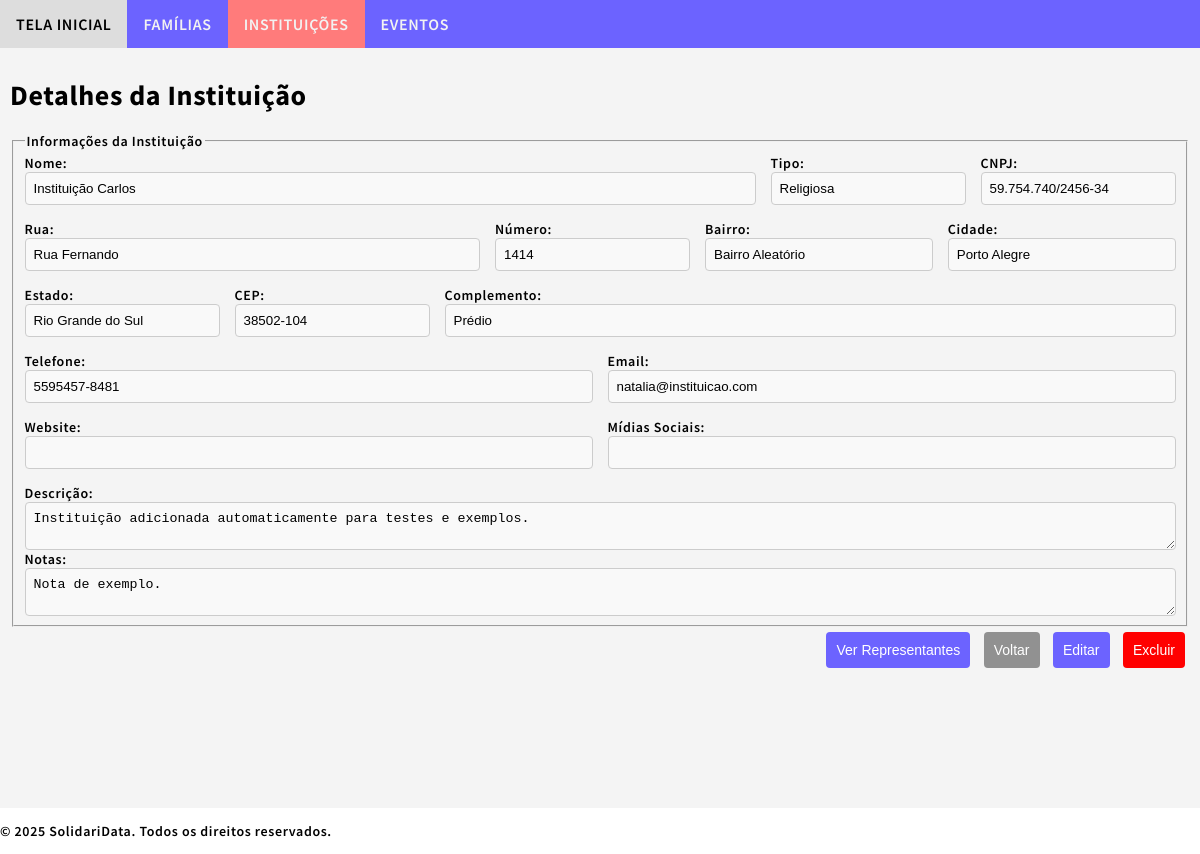
Page /sdata/institutions/18/ on the committed database.
### sdata/models.py (models this page shows, shortened)
class Institution(models.Model):
    institution_id = models.AutoField(primary_key=True)
    institution_name = models.CharField(max_length=100, db_index=True)
    institution_type = models.CharField(max_length=11, choices=[('comunitária', 'Comunitária'), ('privada', 'Privada'), ('pública', 'Pública'), ('religiosa', 'Religiosa'), ('outra', 'Outra')], blank=True)
    institution_cnpj = models.CharField(max_length=18, unique=True, blank=True)
    institution_address_street = models.CharField(max_length=65)
    institution_address_number = models.CharField(max_length=10)
    institution_address_neighborhood = models.CharField(max_length=65)
    institution_address_city = models.CharField(max_length=65)
    institution_address_state = models.CharField(max_length=2, choices=Family.BRAZILIAN_STATES, blank=True, default='SP')
    institution_address_zipcode = models.CharField(max_length=10, blank=True)
    institution_address_complement = models.CharField(max_length=255, blank=True)
    institution_phone = models.CharField(max_length=15, blank=True)
    institution_email = models.EmailField(blank=True)
    institution_website = models.URLField(blank=True)
    institution_social_media = models.CharField(max_length=255, blank=True)
    institution_description = models.TextField(blank=True)
    institution_note = models.TextField(blank=True)
    institution_created = models.DateTimeField(auto_now_add=True)
    institution_updated = models.DateTimeField(auto_now=True)

### sdata/views.py (the view)
# urls.py: path('sdata/institutions/<int:pk>/', views.institution_detail, name='institution_detail'),
def institution_detail(request, pk):
    institution = get_object_or_404(Institution, pk=pk)
    return render(request, 'sdata/institution_detail.html', {'institution': institution})

### sdata/templates/sdata/institution_detail.html
{% extends "sdata/base.html" %}
{% block content %}
<h1>Detalhes da Instituição</h1>
<fieldset>
    <legend>Informações da Instituição</legend>
    <div class="form-row">
        <div class="form-group">
            <label for="institution_name">Nome:</label>
            <input type="text" id="institution_name" name="institution_name"
                   value="{{ institution.institution_name }}" readonly class="form-control">
        </div>
        <div class="form-group-1">
            <label for="institution_type">Tipo:</label>
            <input type="text" id="institution_type" name="institution_type"
                   value="{{ institution.get_institution_type_display }}" readonly class="form-control">
        </div>
        <div class="form-group-1">
            <label for="institution_cnpj">CNPJ:</label>
            <input type="text" id="institution_cnpj" name="institution_cnpj"
                   value="{{ institution.institution_cnpj }}" readonly class="form-control">
        </div>
    </div>
    <div class="form-row">
        <div class="form-group-2">
            <label for="institution_address_street">Rua:</label>
            <input type="text" id="institution_address_street" name="institution_address_street"
                   value="{{ institution.institution_address_street }}" readonly class="form-control">
        </div>
        <div class="form-group-1">
            <label for="institution_address_number">Número:</label>
            <input type="text" id="institution_address_number" name="institution_address_number"
                   value="{{ institution.institution_address_number }}" readonly class="form-control">
        </div>
        <div class="form-group">
            <label for="institution_address_neighborhood">Bairro:</label>
            <input type="text" id="institution_address_neighborhood" name="institution_address_neighborhood"
                   value="{{ institution.institution_address_neighborhood }}" readonly class="form-control">
        </div>
        <div class="form-group">
            <label for="institution_address_city">Cidade:</label>
            <input type="text" id="institution_address_city" name="institution_address_city"
                   value="{{ institution.institution_address_city }}" readonly class="form-control">
        </div>
    </div>
    <div class="form-row">
        <div class="form-group-1">
            <label for="institution_address_state">Estado:</label>
            <input type="text" id="institution_address_state" name="institution_address_state"
                   value="{{ institution.get_institution_address_state_display }}" readonly class="form-control">
        </div>
        <div class="form-group-1">
            <label for="institution_address_zipcode">CEP:</label>
            <input type="text" id="institution_address_zipcode" name="institution_address_zipcode"
                   value="{{ institution.institution_address_zipcode }}" readonly class="form-control">
        </div>
        <div class="form-group">
            <label for="institution_address_complement">Complemento:</label>
            <input type="text" id="institution_address_complement" name="institution_address_complement"
                   value="{{ institution.institution_address_complement }}" readonly class="form-control">
        </div>
    </div>
    <div class="form-row">
        <div class="form-group">
            <label for="institution_phone">Telefone:</label>
            <input type="text" id="institution_phone" name="institution_phone"
                   value="{{ institution.institution_phone }}" readonly class="form-control">
        </div>
        <div class="form-group">
            <label for="institution_email">Email:</label>
            <input type="text" id="institution_email" name="institution_email"
                   value="{{ institution.institution_email }}" readonly class="form-control">
        </div>
    </div>
    <div class="form-row">
        <div class="form-group">
            <label for="institution_website">Website:</label>
            <input type="text" id="institution_website" name="institution_website"
                   value="{{ institution.institution_website }}" readonly class="form-control">
        </div>
        <div class="form-group">
            <label for="institution_social_media">Mídias Sociais:</label>
            <input type="text" id="institution_social_media" name="institution_social_media"
                   value="{{ institution.institution_social_media }}" readonly class="form-control">
        </div>
    </div>
    <div class="form-group">
        <label for="institution_description">Descrição:</label>
        <textarea id="institution_description" name="institution_description" readonly class="form-control">{{ institution.institution_description }}</textarea>
    </div>
    <div class="form-group">
        <label for="institution_note">Notas:</label>
        <textarea id="institution_note" name="institution_note" readonly class="form-control">{{ institution.institution_note }}</textarea>
    </div>
</fieldset>
<div class="form-actions">
    <div class="button">
            <button type="button" class="btn-primary" onclick="window.location.href='{% url 'institution_representative_list' institution.pk %}'">
                Ver Representantes
            </button>
        <button type="button" class="btn-secondary" onclick="window.location.href='{% url 'institution_list' %}'">
            Voltar
        </button>
        <button type="button" class="btn-primary" onclick="window.location.href='{% url 'institution_update' institution.pk %}'">
            Editar
        </button>
        <button type="button" class="btn-danger" onclick="window.location.href='{% url 'institution_delete' institution.pk %}'">
            Excluir
        </button>
    </div>
</div>
{% endblock %}

### sdata/static/sdata/styles.css (style rules this page uses)
body { margin:0; font: 600 14px 'Source Sans Pro', sans-serif; letter-spacing: 0.64px; color: #000000; }
.form-row { display: flex; gap: 15px; margin-bottom: 15px; }
.form-group { flex: 1; display: flex; flex-direction: column; }
.form-group-1 { flex: initial; display: flex; flex-direction: column; }
.form-group-2 { flex: 2; display: flex; flex-direction: column; }
input { width: auto; padding: 5px; border: 1px solid #ccc; border-radius: 4px; }
button { display: inline-block; padding: 10px 10px; margin: 5px 5px; border: none; border-radius: 4px; font-size: 14px; cursor: pointer; transition: 0.5s; }
button.btn-primary { background-color: #6c63ff; color: #fff; }
button.btn-secondary { background-color: #919191; color: #fff; }
button.btn-danger { background-color: red; color: #fff; }
.form-actions { text-align: right; }
.form-control { border: 1px solid #ccc; padding: 8px; width: auto; border-radius: 4px; background-color: #f9f9f9; }

### rows in the picture
Institution: institution_name "Instituição Carlos", institution_type "Religiosa", institution_cnpj "59.754.740/2456-34", institution_address_street "Rua Fernando", institution_address_number "1414", institution_address_neighborhood "Bairro Aleatório", institution_address_city "Porto Alegre", institution_address_state "Rio Grande do Sul", institution_address_zipcode "38502-104", institution_address_complement "Prédio", institution_phone "5595457-8481", institution_email "natalia@instituicao.com", institution_description "Instituição adicionada automaticamente para testes e exemplos.", institution_note "Nota de exemplo."
